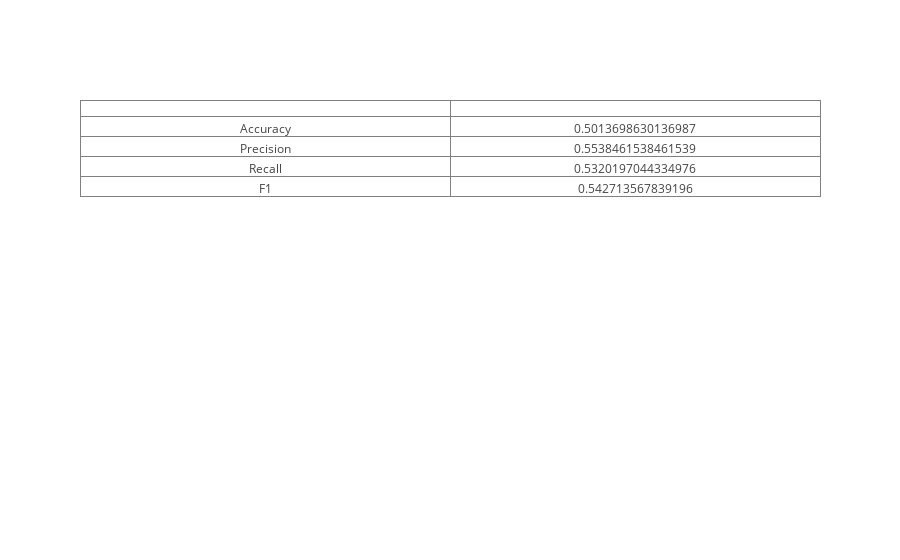

The code cell stored with this chart in its notebook:
### Markdown cell above
### Benchmark Results Without Stopwords

### Code cell
calculate_metrics(bullish_sw_free_y_test, stratified_sw_free_y_pred)

### Figure 1 — Plotly figure (JSON) as saved in the notebook; plotly's stock layout.template omitted (floating-point values rounded to 4 significant figures)
{"data": [{"cells": {"values": [["Accuracy", "Precision", "Recall", "F1"], [0.5014, 0.5538, 0.532, 0.5427]]}, "type": "table", "uid": "04913c57-c5dd-4ecc-b669-b05d3215caf1"}], "layout": {}}
